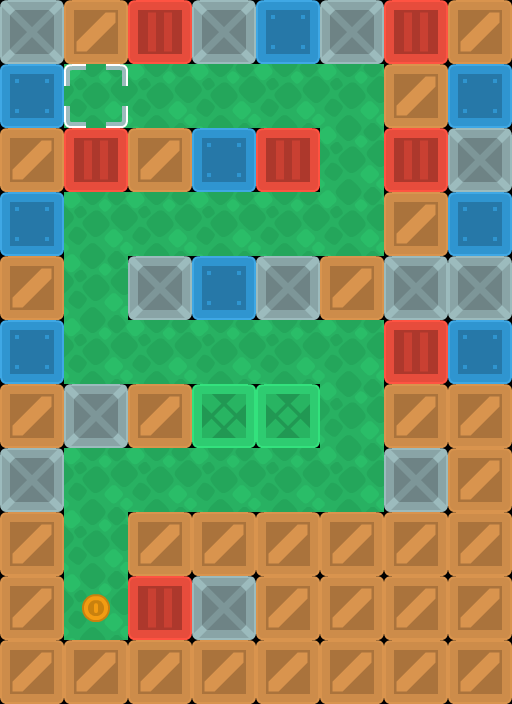

The image is a tile-based game level rendered from a .tmx file. Its description and complete source (layers, tilesets, objects, tile grids) follow:
An orthogonal 8x11 tile map with 64x64 px tiles, 3 tile layers (background, walls, objects).

<map version="1.10" tiledversion="1.11.2" orientation="orthogonal" renderorder="right-down" width="8" height="11" tilewidth="64" tileheight="64" infinite="0" nextlayerid="5" nextobjectid="1">
 <editorsettings>
  <export target="map1.csv" format="csv" />
 </editorsettings>
 <properties>
  <property name="character_bottom" value="[[0, 5], [1, 5], [2, 5]]" />
  <property name="character_left" value="[[3, 7], [4, 7], [5, 7]]" />
  <property name="character_right" value="[[0, 7], [1, 7], [2, 7]]" />
  <property name="character_top" value="[[3, 5], [4, 5], [5, 5]]" />
 </properties>
 <tileset firstgid="1" source="sokoban_tilesheet.tsx" />
 <layer id="4" name="background" width="8" height="11">
  <data encoding="csv">
0,0,0,0,0,0,0,0,
0,89,89,89,89,89,0,0,
0,0,0,0,0,89,0,0,
0,89,89,89,89,89,0,0,
0,89,0,0,0,0,0,0,
0,89,89,89,89,89,0,0,
0,0,0,0,0,89,0,0,
0,89,89,89,89,89,0,0,
0,89,0,0,0,0,0,0,
0,89,0,0,0,0,0,0,
0,0,0,0,0,0,0,0
</data>
 </layer>
 <layer id="1" name="walls" width="8" height="11">
  <data encoding="csv">
6,2,3,6,4,6,3,2,
4,0,0,0,0,0,2,4,
2,3,2,4,3,0,3,6,
4,0,0,0,0,0,2,4,
2,0,6,4,6,2,6,6,
4,0,0,0,0,0,3,4,
2,6,2,5,5,0,2,2,
6,0,0,0,0,0,6,2,
2,0,2,2,2,2,2,2,
2,0,3,6,2,2,2,2,
2,2,2,2,2,2,2,2
</data>
 </layer>
 <layer id="3" name="objects" width="8" height="11">
  <data encoding="csv">
0,0,0,0,0,0,0,0,
0,40,0,0,0,0,0,0,
0,0,0,0,0,0,0,0,
0,0,0,0,0,0,0,0,
0,0,0,0,0,0,0,0,
0,0,0,0,0,0,0,0,
0,0,0,0,0,0,0,0,
0,0,0,0,0,0,0,0,
0,0,0,0,0,0,0,0,
0,76,0,0,0,0,0,0,
0,0,0,0,0,0,0,0
</data>
 </layer>
</map>
